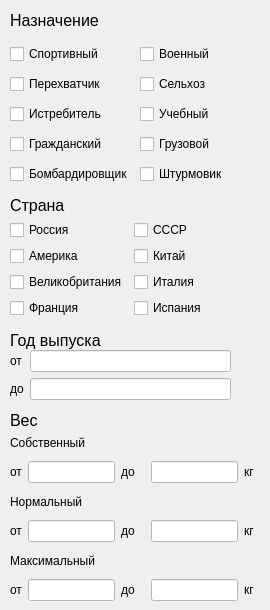
      <widget class="QWidget" name="page">
       <widget class="QLabel" name="P_naz">
        <property name="geometry">
         <rect>
          <x>10</x>
          <y>10</y>
          <width>181</width>
          <height>21</height>
         </rect>
        </property>
        <property name="font">
         <font>
          <pointsize>12</pointsize>
         </font>
        </property>
        <property name="text">
         <string>Назначение</string>
        </property>
       </widget>
       <widget class="QLabel" name="P_county">
        <property name="geometry">
         <rect>
          <x>10</x>
          <y>195</y>
          <width>181</width>
          <height>21</height>
         </rect>
        </property>
        <property name="font">
         <font>
          <pointsize>12</pointsize>
         </font>
        </property>
        <property name="text">
         <string>Страна</string>
        </property>
       </widget>
       <widget class="QWidget" name="formLayoutWidget_6">
        <property name="geometry">
         <rect>
          <x>10</x>
          <y>220</y>
          <width>251</width>
          <height>103</height>
         </rect>
        </property>
        <layout class="QFormLayout" name="formLayout_country">
         <item row="0" column="0">
          <widget class="QCheckBox" name="P_coun_cb_Rus">
           <property name="text">
            <string>Россия</string>
           </property>
          </widget>
         </item>
         <item row="0" column="1">
          <widget class="QCheckBox" name="P_coun_cb_USSR">
           <property name="text">
            <string>СССР</string>
           </property>
          </widget>
         </item>
         <item row="1" column="0">
          <widget class="QCheckBox" name="P_coun_cb_Amer">
           <property name="text">
            <string>Америка</string>
           </property>
          </widget>
         </item>
         <item row="1" column="1">
          <widget class="QCheckBox" name="P_coun_cb_Chinazes">
           <property name="text">
            <string>Китай</string>
           </property>
          </widget>
         </item>
         <item row="2" column="0">
          <widget class="QCheckBox" name="P_coun_cb_GBrit">
           <property name="text">
            <string>Великобритания</string>
           </property>
          </widget>
         </item>
         <item row="2" column="1">
          <widget class="QCheckBox" name="P_coun_cb_Iatli">
           <property name="text">
            <string>Италия</string>
           </property>
          </widget>
         </item>
         <item row="3" column="0">
          <widget class="QCheckBox" name="P_coun_cb_Fran">
           <property name="text">
            <string>Франция</string>
           </property>
          </widget>
         </item>
         <item row="3" column="1">
          <widget class="QCheckBox" name="P_coun_cb_Spain">
           <property name="text">
            <string>Испания</string>
           </property>
          </widget>
         </item>
        </layout>
       </widget>
       <widget class="QLabel" name="P_year">
        <property name="geometry">
         <rect>
          <x>10</x>
          <y>330</y>
          <width>201</width>
          <height>21</height>
         </rect>
        </property>
        <property name="font">
         <font>
          <pointsize>12</pointsize>
         </font>
        </property>
        <property name="text">
         <string>Год выпуска</string>
        </property>
       </widget>
       <widget class="QWidget" name="formLayoutWidget">
        <property name="geometry">
         <rect>
          <x>10</x>
          <y>350</y>
          <width>221</width>
          <height>53</height>
         </rect>
        </property>
        <layout class="QFormLayout" name="formLayout_year">
         <item row="0" column="0">
          <widget class="QLabel" name="P_year_lb_ot">
           <property name="text">
            <string>от</string>
           </property>
          </widget>
         </item>
         <item row="0" column="1">
          <widget class="QLineEdit" name="P_year_line_ot">
           <property name="styleSheet">
            <string notr="true">background-color: rgb(255, 255, 255);</string>
           </property>
          </widget>
         </item>
         <item row="1" column="0">
          <widget class="QLabel" name="P_year_lb_do">
           <property name="text">
            <string>до</string>
           </property>
          </widget>
         </item>
         <item row="1" column="1">
          <widget class="QLineEdit" name="P_year_line_do">
           <property name="styleSheet">
            <string notr="true">background-color: rgb(255, 255, 255);</string>
           </property>
          </widget>
         </item>
        </layout>
       </widget>
       <widget class="QWidget" name="gridLayoutWidget_10">
        <property name="geometry">
         <rect>
          <x>10</x>
          <y>40</y>
          <width>251</width>
          <height>151</height>
         </rect>
        </property>
        <layout class="QGridLayout" name="gridLayout_naz">
         <item row="0" column="1">
          <widget class="QCheckBox" name="P_naz_cb_milit">
           <property name="text">
            <string>Военный</string>
           </property>
          </widget>
         </item>
         <item row="2" column="1">
          <widget class="QCheckBox" name="P_naz_cb_tren">
           <property name="text">
            <string>Учебный</string>
           </property>
          </widget>
         </item>
         <item row="3" column="1">
          <widget class="QCheckBox" name="P_naz_cb_cargo">
           <property name="text">
            <string>Грузовой</string>
           </property>
          </widget>
         </item>
         <item row="1" column="1">
          <widget class="QCheckBox" name="P_naz_cb_agro">
           <property name="text">
            <string>Сельхоз</string>
           </property>
          </widget>
         </item>
         <item row="0" column="0">
          <widget class="QCheckBox" name="P_naz_cb_sporty">
           <property name="text">
            <string>Спортивный</string>
           </property>
          </widget>
         </item>
         <item row="4" column="0">
          <widget class="QCheckBox" name="P_naz_cb_bomb">
           <property name="text">
            <string>Бомбардировщик</string>
           </property>
          </widget>
         </item>
         <item row="3" column="0">
          <widget class="QCheckBox" name="P_naz_cb_civil">
           <property name="text">
            <string>Гражданский</string>
           </property>
          </widget>
         </item>
         <item row="2" column="0">
          <widget class="QCheckBox" name="P_naz_cb_istreb">
           <property name="text">
            <string>Истребитель</string>
           </property>
          </widget>
         </item>
         <item row="1" column="0">
          <widget class="QCheckBox" name="P_naz_cb_perehv">
           <property name="text">
            <string>Перехватчик</string>
           </property>
          </widget>
         </item>
         <item row="4" column="1">
          <widget class="QCheckBox" name="P_naz_cb_shturm">
           <property name="text">
            <string>Штурмовик</string>
           </property>
          </widget>
         </item>
        </layout>
       </widget>
       <widget class="QLabel" name="P_weight">
        <property name="geometry">
         <rect>
          <x>10</x>
          <y>410</y>
          <width>181</width>
          <height>21</height>
         </rect>
        </property>
        <property name="font">
         <font>
          <pointsize>12</pointsize>
         </font>
        </property>
        <property name="text">
         <string>Вес</string>
        </property>
       </widget>
       <widget class="QWidget" name="gridLayoutWidget_3">
        <property name="geometry">
         <rect>
          <x>10</x>
          <y>430</y>
          <width>251</width>
          <height>171</height>
         </rect>
        </property>
        <layout class="QGridLayout" name="gridLayout_weight">
         <item row="1" column="0">
          <widget class="QLabel" name="label">
           <property name="text">
            <string>от</string>
           </property>
          </widget>
         </item>
         <item row="1" column="4">
          <widget class="QLabel" name="P_wei_lb_sob_kg_2">
           <property name="text">
            <string>кг  </string>
           </property>
          </widget>
         </item>
         <item row="1" column="3">
          <widget class="QLineEdit" name="P_wei_line_sob_do">
           <property name="styleSheet">
            <string notr="true">background-color: rgb(255, 255, 255);</string>
           </property>
          </widget>
         </item>
         <item row="4" column="0">
          <widget class="QLabel" name="label_3">
           <property name="text">
            <string>от</string>
           </property>
          </widget>
         </item>
         <item row="3" column="0" colspan="5">
          <widget class="QLabel" name="P_wei_lb_norm">
           <property name="text">
            <string>Нормальный</string>
           </property>
          </widget>
         </item>
         <item row="4" column="1">
          <widget class="QLineEdit" name="P_wei_line_norm_ot">
           <property name="styleSheet">
            <string notr="true">background-color: rgb(255, 255, 255);</string>
           </property>
          </widget>
         </item>
         <item row="8" column="0">
          <widget class="QLabel" name="label_5">
           <property name="text">
            <string>от</string>
           </property>
          </widget>
         </item>
         <item row="1" column="1">
          <widget class="QLineEdit" name="P_wei_line_sob_ot">
           <property name="styleSheet">
            <string notr="true">background-color: rgb(255, 255, 255);</string>
           </property>
          </widget>
         </item>
         <item row="0" column="0" colspan="5">
          <widget class="QLabel" name="P_wei_lb_sob">
           <property name="text">
            <string>Собственный</string>
           </property>
          </widget>
         </item>
         <item row="1" column="2">
          <widget class="QLabel" name="label_2">
           <property name="text">
            <string>до   </string>
           </property>
          </widget>
         </item>
         <item row="8" column="1">
          <widget class="QLineEdit" name="P_wei_line_max_ot">
           <property name="styleSheet">
            <string notr="true">background-color: rgb(255, 255, 255);</string>
           </property>
          </widget>
         </item>
         <item row="4" column="2">
          <widget class="QLabel" name="label_4">
           <property name="text">
            <string>до</string>
           </property>
          </widget>
         </item>
         <item row="4" column="4">
          <widget class="QLabel" name="P_wei_lb_sob_kg_4">
           <property name="text">
            <string>кг</string>
           </property>
          </widget>
         </item>
         <item row="4" column="3">
          <widget class="QLineEdit" name="P_wei_line_norm_do">
           <property name="styleSheet">
            <string notr="true">background-color: rgb(255, 255, 255);</string>
           </property>
          </widget>
         </item>
         <item row="6" column="0" colspan="5">
          <widget class="QLabel" name="P_wei_lb_max">
           <property name="text">
            <string>Максимальный</string>
           </property>
          </widget>
         </item>
         <item row="8" column="2">
          <widget class="QLabel" name="label_6">
           <property name="text">
            <string>до</string>
           </property>
          </widget>
         </item>
         <item row="8" column="4">
          <widget class="QLabel" name="P_wei_lb_max_kg">
           <property name="text">
            <string>кг</string>
           </property>
          </widget>
         </item>
         <item row="8" column="3">
          <widget class="QLineEdit" name="P_wei_line_max_do">
           <property name="styleSheet">
            <string notr="true">background-color: rgb(255, 255, 255);</string>
           </property>
          </widget>
         </item>
        </layout>
       </widget>
      </widget>
